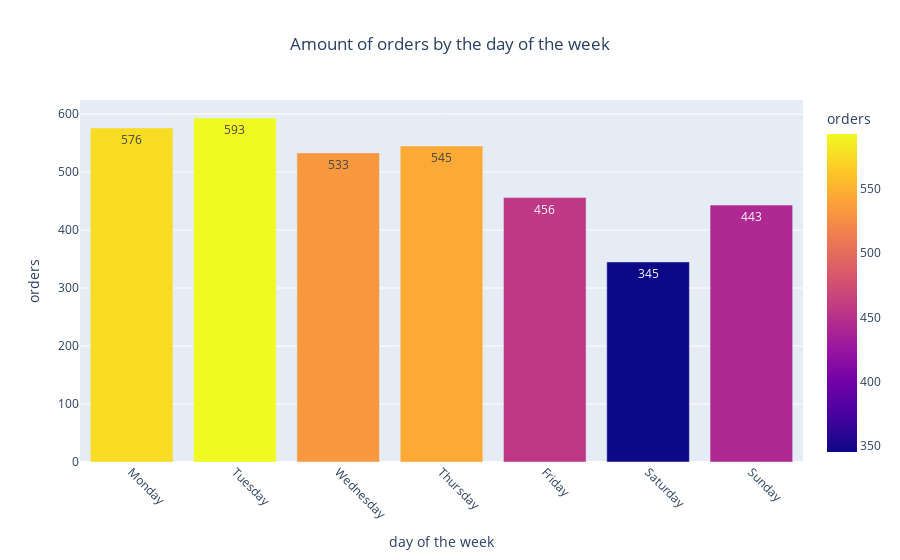

The cell this chart's notebook holds for it:
### Code cell
fig_week = px.bar(
    orders_per_week,
    x='dow',
    y='order_id',
    color='order_id',
    title='Amount of orders by the day of the week',
    labels={'dow': 'day of the week', 'order_id': 'orders'},
    text=orders_per_week['order_id'])

fig_week.update_layout(
    title_x=0.5,
    xaxis_tickangle=45)

fig_week.show()

### Figure 1 — Plotly figure (JSON) as saved in the notebook; plotly's stock layout.template omitted (floating-point values rounded to 4 significant figures)
{"data": [{"alignmentgroup": "True", "hovertemplate": "day of the week=%{x}<br>orders=%{marker.color}<extra></extra>", "legendgroup": "", "marker": {"color": [576, 593, 533, 545, 456, 345, 443], "coloraxis": "coloraxis", "pattern": {"shape": ""}}, "name": "", "offsetgroup": "", "orientation": "v", "showlegend": false, "text": [576, 593, 533, 545, 456, 345, 443], "textposition": "auto", "type": "bar", "x": ["Monday", "Tuesday", "Wednesday", "Thursday", "Friday", "Saturday", "Sunday"], "xaxis": "x", "y": [576, 593, 533, 545, 456, 345, 443], "yaxis": "y"}], "layout": {"barmode": "relative", "coloraxis": {"colorbar": {"title": {"text": "orders"}}, "colorscale": [[0, "#0d0887"], [0.1111, "#46039f"], [0.2222, "#7201a8"], [0.3333, "#9c179e"], [0.4444, "#bd3786"], [0.5556, "#d8576b"], [0.6667, "#ed7953"], [0.7778, "#fb9f3a"], [0.8889, "#fdca26"], [1, "#f0f921"]]}, "legend": {"tracegroupgap": 0}, "title": {"text": "Amount of orders by the day of the week", "x": 0.5}, "xaxis": {"anchor": "y", "domain": [0, 1], "tickangle": 45, "title": {"text": "day of the week"}}, "yaxis": {"anchor": "x", "domain": [0, 1], "title": {"text": "orders"}}}}
